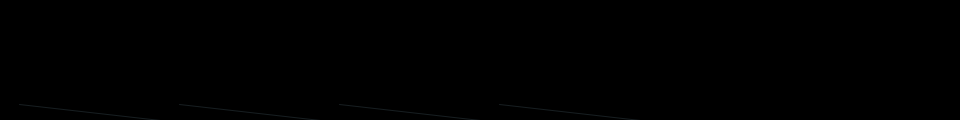
Frame 1 (no input)
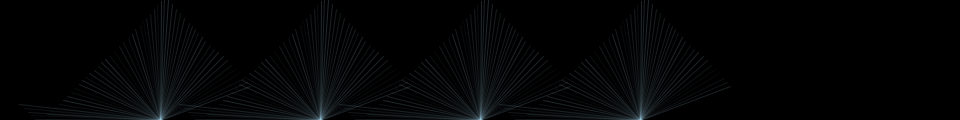
Frame 60 (the mouse pressed at the canvas centre just before this capture)
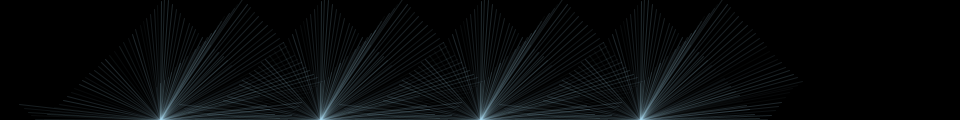
Frame 120 (the mouse held since frame 60 and released just before this capture)

The Processing sketch that drew these frames (run headless with seeded random() and noise(); from frame 60 on, the mouse is pressed at the canvas centre):

// Processing sketch: processing_123667
// ── processing_123667.pde

int n=1; // a counter

void setup() {
  size(960, 120);
  background(0);
  frameRate(25);
}
float x=width/6;
float y=height;
float xchange=1;
float ychange=1;
float t=20;

void draw()

{
    t = random(10, 50); //randomize opacity of line
    stroke(#A7D9EF, t);
    x+=random(3,5) *xchange; //add 3, 4 or 5 to x, then reverse when x is 0 or greather than 1/3 width
    y+=random(3,5) *ychange;
 
//light 1
    line(width/6, height, x, y);
//light 2
    line((width/6)*2, height,(width/6)+x, y);
//light 3
    line((width/6)*3, height,((width/6)*2)+x, y);
//light 4
    line((width/6)*4, height,((width/6)*3)+x, y);

  if (x<0||x>width/3) {
    xchange*=-1;
  }
  
  if (y<0||y>height) {
    ychange*=-1;
  }  
  
// counter moves ahead 
  n=n+1;
   if (n>300){
    background(0);  //flash the lights off and restart them
    // reset counter
    n=1;
   } 
   
}
  
